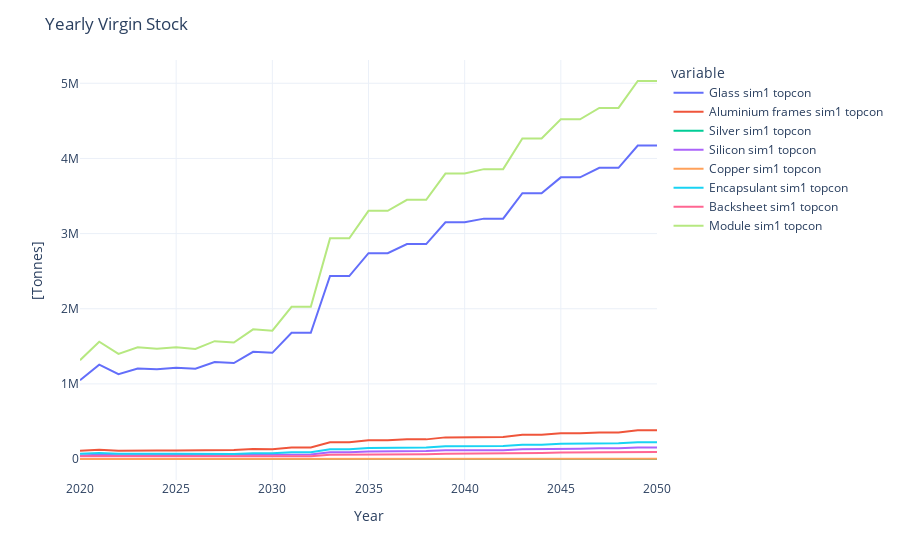
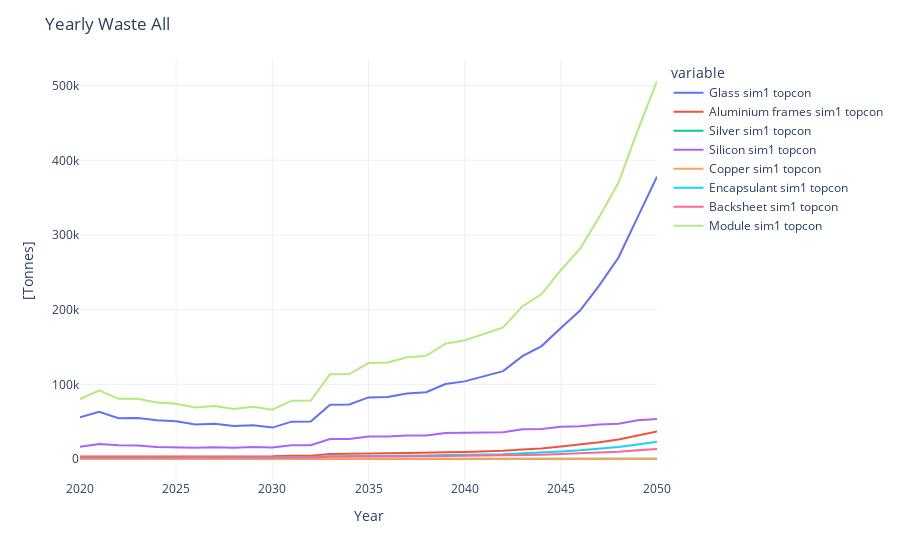
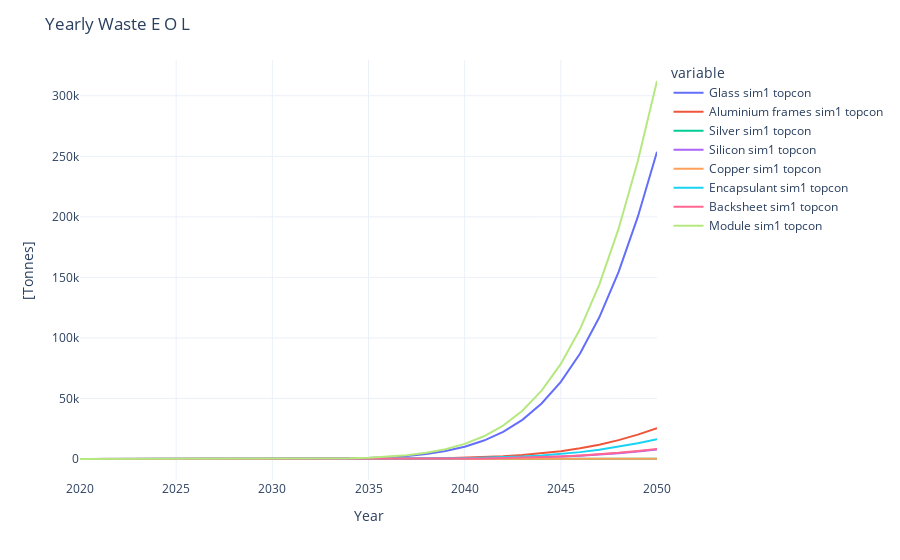
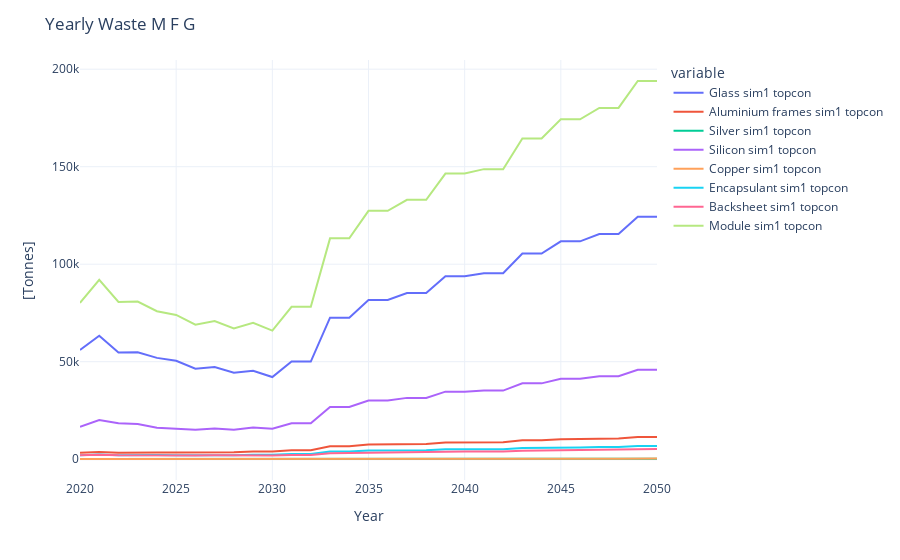

Here is the notebook cell these charts were saved with, in order:
### Code cell
sim1.plotMetricResults()

### Figure 1 — Plotly figure (JSON) as saved in the notebook; plotly's stock layout.template omitted (floating-point values rounded to 4 significant figures)
{"data": [{"hovertemplate": "Glass sim1 topcon", "legendgroup": "VirginStock_glass_sim1_TOPCon_[Tonnes]", "line": {"color": "#636efa", "dash": "solid"}, "marker": {"symbol": "circle"}, "mode": "lines", "name": "Glass sim1 topcon", "orientation": "v", "showlegend": true, "type": "scatter", "x": [2020, 2021, 2022, 2023, 2024, 2025, 2026, 2027, 2028, 2029, 2030, 2031, 2032, 2033, 2034, 2035, 2036, 2037, 2038, 2039, 2040, 2041, 2042, 2043, 2044, 2045, 2046, 2047, 2048, 2049, 2050], "xaxis": "x", "y": [1049000.0, 1256000.0, 1130000.0, 1205000.0, 1194000.0, 1214000.0, 1202000.0, 1290000.0, 1278000.0, 1426000.0, 1413000.0, 1680000.0, 1680000.0, 2435000.0, 2435000.0, 2739000.0, 2739000.0, 2860000.0, 2860000.0, 3150000.0, 3150000.0, 3199000.0, 3199000.0, 3538000.0, 3538000.0, 3748000.0, 3748000.0, 3875000.0, 3875000.0, 4172000.0, 4172000.0], "yaxis": "y"}, {"hovertemplate": "Aluminium frames sim1 topcon", "legendgroup": "VirginStock_aluminium_frames_sim1_TOPCon_[Tonnes]", "line": {"color": "#EF553B", "dash": "solid"}, "marker": {"symbol": "circle"}, "mode": "lines", "name": "Aluminium frames sim1 topcon", "orientation": "v", "showlegend": true, "type": "scatter", "x": [2020, 2021, 2022, 2023, 2024, 2025, 2026, 2027, 2028, 2029, 2030, 2031, 2032, 2033, 2034, 2035, 2036, 2037, 2038, 2039, 2040, 2041, 2042, 2043, 2044, 2045, 2046, 2047, 2048, 2049, 2050], "xaxis": "x", "y": [110100.0, 125100.0, 110900.0, 116600.0, 114400.0, 115200.0, 113500.0, 121100.0, 119200.0, 132400.0, 130400.0, 153700.0, 153700.0, 222800.0, 222800.0, 250600.0, 250600.0, 261600.0, 261600.0, 288200.0, 288200.0, 292700.0, 292700.0, 323700.0, 323700.0, 342900.0, 342900.0, 354500.0, 354500.0, 381700.0, 381700.0], "yaxis": "y"}, {"hovertemplate": "Silver sim1 topcon", "legendgroup": "VirginStock_silver_sim1_TOPCon_[Tonnes]", "line": {"color": "#00cc96", "dash": "solid"}, "marker": {"symbol": "circle"}, "mode": "lines", "name": "Silver sim1 topcon", "orientation": "v", "showlegend": true, "type": "scatter", "x": [2020, 2021, 2022, 2023, 2024, 2025, 2026, 2027, 2028, 2029, 2030, 2031, 2032, 2033, 2034, 2035, 2036, 2037, 2038, 2039, 2040, 2041, 2042, 2043, 2044, 2045, 2046, 2047, 2048, 2049, 2050], "xaxis": "x", "y": [599.7, 689.9, 595.0, 607.5, 574.2, 556.0, 522.8, 531.0, 496.0, 520.6, 482.3, 567.9, 562.5, 807.5, 799.7, 890.6, 881.7, 911.4, 902.2, 983.4, 973.3, 978.1, 967.7, 1059.0, 1047.0, 1098.0, 1085.0, 1109.0, 1097.0, 1168.0, 1154.0], "yaxis": "y"}, {"hovertemplate": "Silicon sim1 topcon", "legendgroup": "VirginStock_silicon_sim1_TOPCon_[Tonnes]", "line": {"color": "#ab63fa", "dash": "solid"}, "marker": {"symbol": "circle"}, "mode": "lines", "name": "Silicon sim1 topcon", "orientation": "v", "showlegend": true, "type": "scatter", "x": [2020, 2021, 2022, 2023, 2024, 2025, 2026, 2027, 2028, 2029, 2030, 2031, 2032, 2033, 2034, 2035, 2036, 2037, 2038, 2039, 2040, 2041, 2042, 2043, 2044, 2045, 2046, 2047, 2048, 2049, 2050], "xaxis": "x", "y": [48080.0, 57220.0, 51440.0, 52570.0, 49550.0, 49280.0, 47800.0, 50370.0, 48900.0, 53530.0, 52420.0, 61890.0, 61890.0, 89710.0, 89710.0, 100900.0, 100900.0, 105400.0, 105400.0, 116000.0, 116000.0, 117900.0, 117900.0, 130300.0, 130300.0, 138100.0, 138100.0, 142700.0, 142700.0, 153700.0, 153700.0], "yaxis": "y"}, {"hovertemplate": "Copper sim1 topcon", "legendgroup": "VirginStock_copper_sim1_TOPCon_[Tonnes]", "line": {"color": "#FFA15A", "dash": "solid"}, "marker": {"symbol": "circle"}, "mode": "lines", "name": "Copper sim1 topcon", "orientation": "v", "showlegend": true, "type": "scatter", "x": [2020, 2021, 2022, 2023, 2024, 2025, 2026, 2027, 2028, 2029, 2030, 2031, 2032, 2033, 2034, 2035, 2036, 2037, 2038, 2039, 2040, 2041, 2042, 2043, 2044, 2045, 2046, 2047, 2048, 2049, 2050], "xaxis": "x", "y": [741.2, 894.7, 811.1, 875.1, 875.9, 865.2, 831.3, 864.4, 827.3, 891.9, 851.3, 1012.0, 1012.0, 1467.0, 1467.0, 1650.0, 1650.0, 1723.0, 1723.0, 1898.0, 1898.0, 1927.0, 1927.0, 2131.0, 2131.0, 2258.0, 2258.0, 2334.0, 2334.0, 2513.0, 2513.0], "yaxis": "y"}, {"hovertemplate": "Encapsulant sim1 topcon", "legendgroup": "VirginStock_encapsulant_sim1_TOPCon_[Tonnes]", "line": {"color": "#19d3f3", "dash": "solid"}, "marker": {"symbol": "circle"}, "mode": "lines", "name": "Encapsulant sim1 topcon", "orientation": "v", "showlegend": true, "type": "scatter", "x": [2020, 2021, 2022, 2023, 2024, 2025, 2026, 2027, 2028, 2029, 2030, 2031, 2032, 2033, 2034, 2035, 2036, 2037, 2038, 2039, 2040, 2041, 2042, 2043, 2044, 2045, 2046, 2047, 2048, 2049, 2050], "xaxis": "x", "y": [69590.0, 79640.0, 69410.0, 73830.0, 71180.0, 69140.0, 65930.0, 69700.0, 67970.0, 76320.0, 75940.0, 90480.0, 90480.0, 131200.0, 131200.0, 147500.0, 147500.0, 154000.0, 154000.0, 169700.0, 169700.0, 172300.0, 172300.0, 190600.0, 190600.0, 201900.0, 201900.0, 208700.0, 208700.0, 224700.0, 224700.0], "yaxis": "y"}, {"hovertemplate": "Backsheet sim1 topcon", "legendgroup": "VirginStock_backsheet_sim1_TOPCon_[Tonnes]", "line": {"color": "#FF6692", "dash": "solid"}, "marker": {"symbol": "circle"}, "mode": "lines", "name": "Backsheet sim1 topcon", "orientation": "v", "showlegend": true, "type": "scatter", "x": [2020, 2021, 2022, 2023, 2024, 2025, 2026, 2027, 2028, 2029, 2030, 2031, 2032, 2033, 2034, 2035, 2036, 2037, 2038, 2039, 2040, 2041, 2042, 2043, 2044, 2045, 2046, 2047, 2048, 2049, 2050], "xaxis": "x", "y": [36350.0, 41250.0, 36250.0, 37740.0, 36940.0, 37170.0, 35410.0, 36370.0, 34420.0, 36460.0, 34200.0, 38290.0, 38290.0, 55510.0, 55510.0, 62440.0, 62440.0, 65190.0, 65190.0, 71800.0, 71800.0, 72920.0, 72920.0, 80650.0, 80650.0, 85440.0, 85440.0, 88320.0, 88320.0, 95090.0, 95090.0], "yaxis": "y"}, {"hovertemplate": "Module sim1 topcon", "legendgroup": "VirginStock_Module_sim1_TOPCon_[Tonnes]", "line": {"color": "#B6E880", "dash": "solid"}, "marker": {"symbol": "circle"}, "mode": "lines", "name": "Module sim1 topcon", "orientation": "v", "showlegend": true, "type": "scatter", "x": [2020, 2021, 2022, 2023, 2024, 2025, 2026, 2027, 2028, 2029, 2030, 2031, 2032, 2033, 2034, 2035, 2036, 2037, 2038, 2039, 2040, 2041, 2042, 2043, 2044, 2045, 2046, 2047, 2048, 2049, 2050], "xaxis": "x", "y": [1315000.0, 1561000.0, 1400000.0, 1487000.0, 1467000.0, 1487000.0, 1466000.0, 1569000.0, 1550000.0, 1726000.0, 1707000.0, 2026000.0, 2026000.0, 2937000.0, 2937000.0, 3303000.0, 3303000.0, 3449000.0, 3449000.0, 3799000.0, 3799000.0, 3858000.0, 3858000.0, 4267000.0, 4267000.0, 4520000.0, 4520000.0, 4672000.0, 4672000.0, 5031000.0, 5031000.0], "yaxis": "y"}], "layout": {"legend": {"title": {"text": "variable"}, "tracegroupgap": 0}, "margin": {"t": 60}, "title": {"text": "Yearly Virgin Stock"}, "xaxis": {"anchor": "y", "domain": [0, 1], "title": {"text": "Year"}}, "yaxis": {"anchor": "x", "domain": [0, 1], "title": {"text": "[Tonnes]"}}}}

### Figure 2 — Plotly figure (JSON) as saved in the notebook; plotly's stock layout.template omitted (floating-point values rounded to 4 significant figures)
{"data": [{"hovertemplate": "Glass sim1 topcon", "legendgroup": "WasteAll_glass_sim1_TOPCon_[Tonnes]", "line": {"color": "#636efa", "dash": "solid"}, "marker": {"symbol": "circle"}, "mode": "lines", "name": "Glass sim1 topcon", "orientation": "v", "showlegend": true, "type": "scatter", "x": [2020, 2021, 2022, 2023, 2024, 2025, 2026, 2027, 2028, 2029, 2030, 2031, 2032, 2033, 2034, 2035, 2036, 2037, 2038, 2039, 2040, 2041, 2042, 2043, 2044, 2045, 2046, 2047, 2048, 2049, 2050], "xaxis": "x", "y": [55960.0, 63280.0, 54730.0, 54810.0, 51950.0, 50470.0, 46410.0, 47280.0, 44340.0, 45310.0, 42140.0, 50120.0, 50190.0, 72830.0, 73060.0, 82510.0, 83160.0, 87800.0, 89400.0, 100500.0, 104000.0, 110600.0, 117700.0, 137800.0, 151300.0, 175500.0, 198900.0, 232500.0, 269900.0, 324300.0, 378200.0], "yaxis": "y"}, {"hovertemplate": "Aluminium frames sim1 topcon", "legendgroup": "WasteAll_aluminium_frames_sim1_TOPCon_[Tonnes]", "line": {"color": "#EF553B", "dash": "solid"}, "marker": {"symbol": "circle"}, "mode": "lines", "name": "Aluminium frames sim1 topcon", "orientation": "v", "showlegend": true, "type": "scatter", "x": [2020, 2021, 2022, 2023, 2024, 2025, 2026, 2027, 2028, 2029, 2030, 2031, 2032, 2033, 2034, 2035, 2036, 2037, 2038, 2039, 2040, 2041, 2042, 2043, 2044, 2045, 2046, 2047, 2048, 2049, 2050], "xaxis": "x", "y": [3280.0, 3729.0, 3305.0, 3475.0, 3409.0, 3434.0, 3382.0, 3608.0, 3553.0, 3946.0, 3887.0, 4586.0, 4593.0, 6666.0, 6690.0, 7559.0, 7625.0, 8060.0, 8224.0, 9259.0, 9619.0, 10270.0, 11000.0, 12930.0, 14290.0, 16670.0, 19030.0, 22390.0, 26140.0, 31510.0, 36910.0], "yaxis": "y"}, {"hovertemplate": "Silver sim1 topcon", "legendgroup": "WasteAll_silver_sim1_TOPCon_[Tonnes]", "line": {"color": "#00cc96", "dash": "solid"}, "marker": {"symbol": "circle"}, "mode": "lines", "name": "Silver sim1 topcon", "orientation": "v", "showlegend": true, "type": "scatter", "x": [2020, 2021, 2022, 2023, 2024, 2025, 2026, 2027, 2028, 2029, 2030, 2031, 2032, 2033, 2034, 2035, 2036, 2037, 2038, 2039, 2040, 2041, 2042, 2043, 2044, 2045, 2046, 2047, 2048, 2049, 2050], "xaxis": "x", "y": [129.5, 149.0, 128.5, 131.2, 124.0, 120.1, 112.9, 114.7, 107.1, 112.5, 104.2, 122.7, 121.6, 174.6, 173.0, 192.8, 191.2, 198.0, 196.8, 215.4, 214.8, 218.1, 219.1, 243.2, 246.7, 265.5, 273.2, 291.6, 305.3, 340.4, 360.9], "yaxis": "y"}, {"hovertemplate": "Silicon sim1 topcon", "legendgroup": "WasteAll_silicon_sim1_TOPCon_[Tonnes]", "line": {"color": "#ab63fa", "dash": "solid"}, "marker": {"symbol": "circle"}, "mode": "lines", "name": "Silicon sim1 topcon", "orientation": "v", "showlegend": true, "type": "scatter", "x": [2020, 2021, 2022, 2023, 2024, 2025, 2026, 2027, 2028, 2029, 2030, 2031, 2032, 2033, 2034, 2035, 2036, 2037, 2038, 2039, 2040, 2041, 2042, 2043, 2044, 2045, 2046, 2047, 2048, 2049, 2050], "xaxis": "x", "y": [16640.0, 20110.0, 18380.0, 18060.0, 16150.0, 15770.0, 15080.0, 15720.0, 15040.0, 16220.0, 15640.0, 18460.0, 18470.0, 26770.0, 26780.0, 30130.0, 30150.0, 31510.0, 31560.0, 34820.0, 34930.0, 35630.0, 35850.0, 39890.0, 40310.0, 43170.0, 43900.0, 46200.0, 47360.0, 52020.0, 53670.0], "yaxis": "y"}, {"hovertemplate": "Copper sim1 topcon", "legendgroup": "WasteAll_copper_sim1_TOPCon_[Tonnes]", "line": {"color": "#FFA15A", "dash": "solid"}, "marker": {"symbol": "circle"}, "mode": "lines", "name": "Copper sim1 topcon", "orientation": "v", "showlegend": true, "type": "scatter", "x": [2020, 2021, 2022, 2023, 2024, 2025, 2026, 2027, 2028, 2029, 2030, 2031, 2032, 2033, 2034, 2035, 2036, 2037, 2038, 2039, 2040, 2041, 2042, 2043, 2044, 2045, 2046, 2047, 2048, 2049, 2050], "xaxis": "x", "y": [87.46, 105.6, 95.71, 103.3, 103.4, 102.1, 98.09, 102.0, 97.63, 105.2, 100.5, 119.5, 119.5, 173.3, 173.4, 195.3, 195.7, 205.0, 206.1, 228.4, 230.8, 237.7, 242.6, 273.4, 282.5, 309.6, 325.4, 354.6, 379.9, 431.8, 468.3], "yaxis": "y"}, {"hovertemplate": "Encapsulant sim1 topcon", "legendgroup": "WasteAll_encapsulant_sim1_TOPCon_[Tonnes]", "line": {"color": "#19d3f3", "dash": "solid"}, "marker": {"symbol": "circle"}, "mode": "lines", "name": "Encapsulant sim1 topcon", "orientation": "v", "showlegend": true, "type": "scatter", "x": [2020, 2021, 2022, 2023, 2024, 2025, 2026, 2027, 2028, 2029, 2030, 2031, 2032, 2033, 2034, 2035, 2036, 2037, 2038, 2039, 2040, 2041, 2042, 2043, 2044, 2045, 2046, 2047, 2048, 2049, 2050], "xaxis": "x", "y": [2074.0, 2373.0, 2069.0, 2200.0, 2121.0, 2061.0, 1965.0, 2077.0, 2026.0, 2275.0, 2265.0, 2701.0, 2705.0, 3926.0, 3942.0, 4456.0, 4499.0, 4761.0, 4866.0, 5490.0, 5722.0, 6135.0, 6604.0, 7796.0, 8672.0, 10170.0, 11690.0, 13820.0, 16230.0, 19630.0, 23090.0], "yaxis": "y"}, {"hovertemplate": "Backsheet sim1 topcon", "legendgroup": "WasteAll_backsheet_sim1_TOPCon_[Tonnes]", "line": {"color": "#FF6692", "dash": "solid"}, "marker": {"symbol": "circle"}, "mode": "lines", "name": "Backsheet sim1 topcon", "orientation": "v", "showlegend": true, "type": "scatter", "x": [2020, 2021, 2022, 2023, 2024, 2025, 2026, 2027, 2028, 2029, 2030, 2031, 2032, 2033, 2034, 2035, 2036, 2037, 2038, 2039, 2040, 2041, 2042, 2043, 2044, 2045, 2046, 2047, 2048, 2049, 2050], "xaxis": "x", "y": [1974.0, 2240.0, 1968.0, 2050.0, 2006.0, 2018.0, 1923.0, 1975.0, 1869.0, 1980.0, 1858.0, 2081.0, 2084.0, 3023.0, 3031.0, 3420.0, 3442.0, 3626.0, 3680.0, 4119.0, 4237.0, 4467.0, 4705.0, 5454.0, 5899.0, 6750.0, 7520.0, 8658.0, 9882.0, 11740.0, 13490.0], "yaxis": "y"}, {"hovertemplate": "Module sim1 topcon", "legendgroup": "WasteAll_Module_sim1_TOPCon_[Tonnes]", "line": {"color": "#B6E880", "dash": "solid"}, "marker": {"symbol": "circle"}, "mode": "lines", "name": "Module sim1 topcon", "orientation": "v", "showlegend": true, "type": "scatter", "x": [2020, 2021, 2022, 2023, 2024, 2025, 2026, 2027, 2028, 2029, 2030, 2031, 2032, 2033, 2034, 2035, 2036, 2037, 2038, 2039, 2040, 2041, 2042, 2043, 2044, 2045, 2046, 2047, 2048, 2049, 2050], "xaxis": "x", "y": [80140.0, 91990.0, 80670.0, 80830.0, 75860.0, 73980.0, 68970.0, 70880.0, 67040.0, 69950.0, 65990.0, 78200.0, 78280.0, 113600.0, 113900.0, 128500.0, 129300.0, 136200.0, 138100.0, 154600.0, 159000.0, 167500.0, 176400.0, 204400.0, 221000.0, 252800.0, 281600.0, 324200.0, 370200.0, 439900.0, 506200.0], "yaxis": "y"}], "layout": {"legend": {"title": {"text": "variable"}, "tracegroupgap": 0}, "margin": {"t": 60}, "title": {"text": "Yearly Waste All"}, "xaxis": {"anchor": "y", "domain": [0, 1], "title": {"text": "Year"}}, "yaxis": {"anchor": "x", "domain": [0, 1], "title": {"text": "[Tonnes]"}}}}

### Figure 3 — Plotly figure (JSON) as saved in the notebook; plotly's stock layout.template omitted (floating-point values rounded to 4 significant figures)
{"data": [{"hovertemplate": "Glass sim1 topcon", "legendgroup": "WasteEOL_glass_sim1_TOPCon_[Tonnes]", "line": {"color": "#636efa", "dash": "solid"}, "marker": {"symbol": "circle"}, "mode": "lines", "name": "Glass sim1 topcon", "orientation": "v", "showlegend": true, "type": "scatter", "x": [2020, 2021, 2022, 2023, 2024, 2025, 2026, 2027, 2028, 2029, 2030, 2031, 2032, 2033, 2034, 2035, 2036, 2037, 2038, 2039, 2040, 2041, 2042, 2043, 2044, 2045, 2046, 2047, 2048, 2049, 2050], "xaxis": "x", "y": [0, 8.062e-08, 2.939e-05, 0.0009317, 0.01089, 0.07355, 0.3506, 1.313, 4.12, 11.29, 27.83, 62.91, 132.4, 262.3, 493.7, 888.7, 1538.0, 2573.0, 4172.0, 6582.0, 10130.0, 15230.0, 22410.0, 32350.0, 45830.0, 63760.0, 87150.0, 117100.0, 154400.0, 199900.0, 253900.0], "yaxis": "y"}, {"hovertemplate": "Aluminium frames sim1 topcon", "legendgroup": "WasteEOL_aluminium_frames_sim1_TOPCon_[Tonnes]", "line": {"color": "#EF553B", "dash": "solid"}, "marker": {"symbol": "circle"}, "mode": "lines", "name": "Aluminium frames sim1 topcon", "orientation": "v", "showlegend": true, "type": "scatter", "x": [2020, 2021, 2022, 2023, 2024, 2025, 2026, 2027, 2028, 2029, 2030, 2031, 2032, 2033, 2034, 2035, 2036, 2037, 2038, 2039, 2040, 2041, 2042, 2043, 2044, 2045, 2046, 2047, 2048, 2049, 2050], "xaxis": "x", "y": [0, 8.634e-09, 3.147e-06, 9.958e-05, 0.00116, 0.007803, 0.03704, 0.1382, 0.4321, 1.18, 2.899, 6.534, 13.71, 27.1, 50.89, 91.39, 157.9, 263.5, 426.6, 671.8, 1032.0, 1550.0, 2278.0, 3284.0, 4646.0, 6456.0, 8814.0, 11820.0, 15580.0, 20140.0, 25530.0], "yaxis": "y"}, {"hovertemplate": "Silver sim1 topcon", "legendgroup": "WasteEOL_silver_sim1_TOPCon_[Tonnes]", "line": {"color": "#00cc96", "dash": "solid"}, "marker": {"symbol": "circle"}, "mode": "lines", "name": "Silver sim1 topcon", "orientation": "v", "showlegend": true, "type": "scatter", "x": [2020, 2021, 2022, 2023, 2024, 2025, 2026, 2027, 2028, 2029, 2030, 2031, 2032, 2033, 2034, 2035, 2036, 2037, 2038, 2039, 2040, 2041, 2042, 2043, 2044, 2045, 2046, 2047, 2048, 2049, 2050], "xaxis": "x", "y": [0, 3.899e-11, 1.421e-08, 4.499e-07, 5.244e-06, 3.53e-05, 0.0001676, 0.0006251, 0.001954, 0.005333, 0.01308, 0.02945, 0.0617, 0.1218, 0.2282, 0.4091, 0.7055, 1.176, 1.9, 2.987, 4.582, 6.869, 10.08, 14.51, 20.51, 28.46, 38.79, 51.96, 68.35, 88.23, 111.6], "yaxis": "y"}, {"hovertemplate": "Silicon sim1 topcon", "legendgroup": "WasteEOL_silicon_sim1_TOPCon_[Tonnes]", "line": {"color": "#ab63fa", "dash": "solid"}, "marker": {"symbol": "circle"}, "mode": "lines", "name": "Silicon sim1 topcon", "orientation": "v", "showlegend": true, "type": "scatter", "x": [2020, 2021, 2022, 2023, 2024, 2025, 2026, 2027, 2028, 2029, 2030, 2031, 2032, 2033, 2034, 2035, 2036, 2037, 2038, 2039, 2040, 2041, 2042, 2043, 2044, 2045, 2046, 2047, 2048, 2049, 2050], "xaxis": "x", "y": [0, 2.582e-09, 9.415e-07, 2.982e-05, 0.0003482, 0.002349, 0.01118, 0.0418, 0.131, 0.3584, 0.8818, 1.99, 4.18, 8.268, 15.54, 27.92, 48.25, 80.57, 130.5, 205.5, 315.8, 474.3, 697.5, 1006.0, 1423.0, 1977.0, 2700.0, 3622.0, 4773.0, 6173.0, 7826.0], "yaxis": "y"}, {"hovertemplate": "Copper sim1 topcon", "legendgroup": "WasteEOL_copper_sim1_TOPCon_[Tonnes]", "line": {"color": "#FFA15A", "dash": "solid"}, "marker": {"symbol": "circle"}, "mode": "lines", "name": "Copper sim1 topcon", "orientation": "v", "showlegend": true, "type": "scatter", "x": [2020, 2021, 2022, 2023, 2024, 2025, 2026, 2027, 2028, 2029, 2030, 2031, 2032, 2033, 2034, 2035, 2036, 2037, 2038, 2039, 2040, 2041, 2042, 2043, 2044, 2045, 2046, 2047, 2048, 2049, 2050], "xaxis": "x", "y": [0, 5.422e-11, 1.977e-08, 6.267e-07, 7.328e-06, 4.952e-05, 0.0002362, 0.0008848, 0.002778, 0.00762, 0.01879, 0.04249, 0.08945, 0.1773, 0.3338, 0.6011, 1.041, 1.741, 2.823, 4.454, 6.852, 10.3, 15.17, 21.89, 31.01, 43.15, 58.98, 79.21, 104.5, 135.3, 171.7], "yaxis": "y"}, {"hovertemplate": "Encapsulant sim1 topcon", "legendgroup": "WasteEOL_encapsulant_sim1_TOPCon_[Tonnes]", "line": {"color": "#19d3f3", "dash": "solid"}, "marker": {"symbol": "circle"}, "mode": "lines", "name": "Encapsulant sim1 topcon", "orientation": "v", "showlegend": true, "type": "scatter", "x": [2020, 2021, 2022, 2023, 2024, 2025, 2026, 2027, 2028, 2029, 2030, 2031, 2032, 2033, 2034, 2035, 2036, 2037, 2038, 2039, 2040, 2041, 2042, 2043, 2044, 2045, 2046, 2047, 2048, 2049, 2050], "xaxis": "x", "y": [0, 5.599e-09, 2.041e-06, 6.459e-05, 0.0007527, 0.005065, 0.02405, 0.08972, 0.2805, 0.7662, 1.882, 4.239, 8.893, 17.57, 32.97, 59.17, 102.2, 170.4, 275.7, 434.0, 666.3, 999.8, 1469.0, 2117.0, 2993.0, 4157.0, 5672.0, 7604.0, 10010.0, 12940.0, 16390.0], "yaxis": "y"}, {"hovertemplate": "Backsheet sim1 topcon", "legendgroup": "WasteEOL_backsheet_sim1_TOPCon_[Tonnes]", "line": {"color": "#FF6692", "dash": "solid"}, "marker": {"symbol": "circle"}, "mode": "lines", "name": "Backsheet sim1 topcon", "orientation": "v", "showlegend": true, "type": "scatter", "x": [2020, 2021, 2022, 2023, 2024, 2025, 2026, 2027, 2028, 2029, 2030, 2031, 2032, 2033, 2034, 2035, 2036, 2037, 2038, 2039, 2040, 2041, 2042, 2043, 2044, 2045, 2046, 2047, 2048, 2049, 2050], "xaxis": "x", "y": [0, 2.851e-09, 1.039e-06, 3.288e-05, 0.000383, 0.002576, 0.01222, 0.04558, 0.1425, 0.389, 0.9551, 2.151, 4.512, 8.912, 16.72, 30.02, 51.83, 86.46, 139.9, 220.2, 338.1, 507.5, 745.7, 1075.0, 1520.0, 2111.0, 2880.0, 3862.0, 5086.0, 6573.0, 8328.0], "yaxis": "y"}, {"hovertemplate": "Module sim1 topcon", "legendgroup": "WasteEOL_Module_sim1_TOPCon_[Tonnes]", "line": {"color": "#B6E880", "dash": "solid"}, "marker": {"symbol": "circle"}, "mode": "lines", "name": "Module sim1 topcon", "orientation": "v", "showlegend": true, "type": "scatter", "x": [2020, 2021, 2022, 2023, 2024, 2025, 2026, 2027, 2028, 2029, 2030, 2031, 2032, 2033, 2034, 2035, 2036, 2037, 2038, 2039, 2040, 2041, 2042, 2043, 2044, 2045, 2046, 2047, 2048, 2049, 2050], "xaxis": "x", "y": [0, 1.004e-07, 3.66e-05, 0.00116, 0.01355, 0.09143, 0.4355, 1.63, 5.111, 14.0, 34.48, 77.89, 163.8, 324.5, 610.4, 1098.0, 1900.0, 3177.0, 5150.0, 8120.0, 12490.0, 18770.0, 27630.0, 39870.0, 56460.0, 78530.0, 107300.0, 144100.0, 190000.0, 246000.0, 312200.0], "yaxis": "y"}], "layout": {"legend": {"title": {"text": "variable"}, "tracegroupgap": 0}, "margin": {"t": 60}, "title": {"text": "Yearly Waste E O L"}, "xaxis": {"anchor": "y", "domain": [0, 1], "title": {"text": "Year"}}, "yaxis": {"anchor": "x", "domain": [0, 1], "title": {"text": "[Tonnes]"}}}}

### Figure 4 — Plotly figure (JSON) as saved in the notebook; plotly's stock layout.template omitted (floating-point values rounded to 4 significant figures)
{"data": [{"hovertemplate": "Glass sim1 topcon", "legendgroup": "WasteMFG_glass_sim1_TOPCon_[Tonnes]", "line": {"color": "#636efa", "dash": "solid"}, "marker": {"symbol": "circle"}, "mode": "lines", "name": "Glass sim1 topcon", "orientation": "v", "showlegend": true, "type": "scatter", "x": [2020, 2021, 2022, 2023, 2024, 2025, 2026, 2027, 2028, 2029, 2030, 2031, 2032, 2033, 2034, 2035, 2036, 2037, 2038, 2039, 2040, 2041, 2042, 2043, 2044, 2045, 2046, 2047, 2048, 2049, 2050], "xaxis": "x", "y": [55960.0, 63280.0, 54730.0, 54810.0, 51950.0, 50470.0, 46410.0, 47280.0, 44340.0, 45300.0, 42110.0, 50060.0, 50060.0, 72570.0, 72570.0, 81620.0, 81620.0, 85230.0, 85230.0, 93870.0, 93870.0, 95330.0, 95330.0, 105400.0, 105400.0, 111700.0, 111700.0, 115500.0, 115500.0, 124300.0, 124300.0], "yaxis": "y"}, {"hovertemplate": "Aluminium frames sim1 topcon", "legendgroup": "WasteMFG_aluminium_frames_sim1_TOPCon_[Tonnes]", "line": {"color": "#EF553B", "dash": "solid"}, "marker": {"symbol": "circle"}, "mode": "lines", "name": "Aluminium frames sim1 topcon", "orientation": "v", "showlegend": true, "type": "scatter", "x": [2020, 2021, 2022, 2023, 2024, 2025, 2026, 2027, 2028, 2029, 2030, 2031, 2032, 2033, 2034, 2035, 2036, 2037, 2038, 2039, 2040, 2041, 2042, 2043, 2044, 2045, 2046, 2047, 2048, 2049, 2050], "xaxis": "x", "y": [3280.0, 3729.0, 3305.0, 3475.0, 3409.0, 3434.0, 3382.0, 3608.0, 3552.0, 3945.0, 3885.0, 4580.0, 4580.0, 6639.0, 6639.0, 7467.0, 7467.0, 7797.0, 7797.0, 8587.0, 8587.0, 8721.0, 8721.0, 9646.0, 9646.0, 10220.0, 10220.0, 10560.0, 10560.0, 11370.0, 11370.0], "yaxis": "y"}, {"hovertemplate": "Silver sim1 topcon", "legendgroup": "WasteMFG_silver_sim1_TOPCon_[Tonnes]", "line": {"color": "#00cc96", "dash": "solid"}, "marker": {"symbol": "circle"}, "mode": "lines", "name": "Silver sim1 topcon", "orientation": "v", "showlegend": true, "type": "scatter", "x": [2020, 2021, 2022, 2023, 2024, 2025, 2026, 2027, 2028, 2029, 2030, 2031, 2032, 2033, 2034, 2035, 2036, 2037, 2038, 2039, 2040, 2041, 2042, 2043, 2044, 2045, 2046, 2047, 2048, 2049, 2050], "xaxis": "x", "y": [129.5, 149.0, 128.5, 131.2, 124.0, 120.1, 112.9, 114.7, 107.1, 112.4, 104.2, 122.7, 121.5, 174.4, 172.7, 192.4, 190.5, 196.9, 194.9, 212.4, 210.2, 211.3, 209.0, 228.7, 226.2, 237.1, 234.5, 239.6, 236.9, 252.2, 249.3], "yaxis": "y"}, {"hovertemplate": "Silicon sim1 topcon", "legendgroup": "WasteMFG_silicon_sim1_TOPCon_[Tonnes]", "line": {"color": "#ab63fa", "dash": "solid"}, "marker": {"symbol": "circle"}, "mode": "lines", "name": "Silicon sim1 topcon", "orientation": "v", "showlegend": true, "type": "scatter", "x": [2020, 2021, 2022, 2023, 2024, 2025, 2026, 2027, 2028, 2029, 2030, 2031, 2032, 2033, 2034, 2035, 2036, 2037, 2038, 2039, 2040, 2041, 2042, 2043, 2044, 2045, 2046, 2047, 2048, 2049, 2050], "xaxis": "x", "y": [16640.0, 20110.0, 18380.0, 18060.0, 16150.0, 15770.0, 15080.0, 15720.0, 15040.0, 16220.0, 15640.0, 18460.0, 18460.0, 26760.0, 26760.0, 30100.0, 30100.0, 31430.0, 31430.0, 34620.0, 34620.0, 35160.0, 35160.0, 38880.0, 38880.0, 41200.0, 41200.0, 42580.0, 42580.0, 45850.0, 45850.0], "yaxis": "y"}, {"hovertemplate": "Copper sim1 topcon", "legendgroup": "WasteMFG_copper_sim1_TOPCon_[Tonnes]", "line": {"color": "#FFA15A", "dash": "solid"}, "marker": {"symbol": "circle"}, "mode": "lines", "name": "Copper sim1 topcon", "orientation": "v", "showlegend": true, "type": "scatter", "x": [2020, 2021, 2022, 2023, 2024, 2025, 2026, 2027, 2028, 2029, 2030, 2031, 2032, 2033, 2034, 2035, 2036, 2037, 2038, 2039, 2040, 2041, 2042, 2043, 2044, 2045, 2046, 2047, 2048, 2049, 2050], "xaxis": "x", "y": [87.46, 105.6, 95.71, 103.3, 103.4, 102.1, 98.09, 102.0, 97.62, 105.2, 100.4, 119.4, 119.4, 173.1, 173.1, 194.7, 194.7, 203.3, 203.3, 223.9, 223.9, 227.4, 227.4, 251.5, 251.5, 266.4, 266.4, 275.4, 275.4, 296.5, 296.5], "yaxis": "y"}, {"hovertemplate": "Encapsulant sim1 topcon", "legendgroup": "WasteMFG_encapsulant_sim1_TOPCon_[Tonnes]", "line": {"color": "#19d3f3", "dash": "solid"}, "marker": {"symbol": "circle"}, "mode": "lines", "name": "Encapsulant sim1 topcon", "orientation": "v", "showlegend": true, "type": "scatter", "x": [2020, 2021, 2022, 2023, 2024, 2025, 2026, 2027, 2028, 2029, 2030, 2031, 2032, 2033, 2034, 2035, 2036, 2037, 2038, 2039, 2040, 2041, 2042, 2043, 2044, 2045, 2046, 2047, 2048, 2049, 2050], "xaxis": "x", "y": [2074.0, 2373.0, 2069.0, 2200.0, 2121.0, 2060.0, 1965.0, 2077.0, 2026.0, 2274.0, 2263.0, 2696.0, 2696.0, 3909.0, 3909.0, 4397.0, 4397.0, 4591.0, 4591.0, 5056.0, 5056.0, 5135.0, 5135.0, 5679.0, 5679.0, 6017.0, 6017.0, 6219.0, 6219.0, 6696.0, 6696.0], "yaxis": "y"}, {"hovertemplate": "Backsheet sim1 topcon", "legendgroup": "WasteMFG_backsheet_sim1_TOPCon_[Tonnes]", "line": {"color": "#FF6692", "dash": "solid"}, "marker": {"symbol": "circle"}, "mode": "lines", "name": "Backsheet sim1 topcon", "orientation": "v", "showlegend": true, "type": "scatter", "x": [2020, 2021, 2022, 2023, 2024, 2025, 2026, 2027, 2028, 2029, 2030, 2031, 2032, 2033, 2034, 2035, 2036, 2037, 2038, 2039, 2040, 2041, 2042, 2043, 2044, 2045, 2046, 2047, 2048, 2049, 2050], "xaxis": "x", "y": [1974.0, 2240.0, 1968.0, 2050.0, 2006.0, 2018.0, 1923.0, 1975.0, 1869.0, 1980.0, 1857.0, 2079.0, 2079.0, 3014.0, 3014.0, 3390.0, 3390.0, 3540.0, 3540.0, 3899.0, 3899.0, 3959.0, 3959.0, 4379.0, 4379.0, 4640.0, 4640.0, 4796.0, 4796.0, 5164.0, 5164.0], "yaxis": "y"}, {"hovertemplate": "Module sim1 topcon", "legendgroup": "WasteMFG_Module_sim1_TOPCon_[Tonnes]", "line": {"color": "#B6E880", "dash": "solid"}, "marker": {"symbol": "circle"}, "mode": "lines", "name": "Module sim1 topcon", "orientation": "v", "showlegend": true, "type": "scatter", "x": [2020, 2021, 2022, 2023, 2024, 2025, 2026, 2027, 2028, 2029, 2030, 2031, 2032, 2033, 2034, 2035, 2036, 2037, 2038, 2039, 2040, 2041, 2042, 2043, 2044, 2045, 2046, 2047, 2048, 2049, 2050], "xaxis": "x", "y": [80140.0, 91990.0, 80670.0, 80830.0, 75860.0, 73980.0, 68970.0, 70880.0, 67030.0, 69930.0, 65960.0, 78120.0, 78120.0, 113200.0, 113200.0, 127400.0, 127400.0, 133000.0, 133000.0, 146500.0, 146500.0, 148700.0, 148700.0, 164500.0, 164500.0, 174300.0, 174300.0, 180100.0, 180100.0, 194000.0, 193900.0], "yaxis": "y"}], "layout": {"legend": {"title": {"text": "variable"}, "tracegroupgap": 0}, "margin": {"t": 60}, "title": {"text": "Yearly Waste M F G"}, "xaxis": {"anchor": "y", "domain": [0, 1], "title": {"text": "Year"}}, "yaxis": {"anchor": "x", "domain": [0, 1], "title": {"text": "[Tonnes]"}}}}
